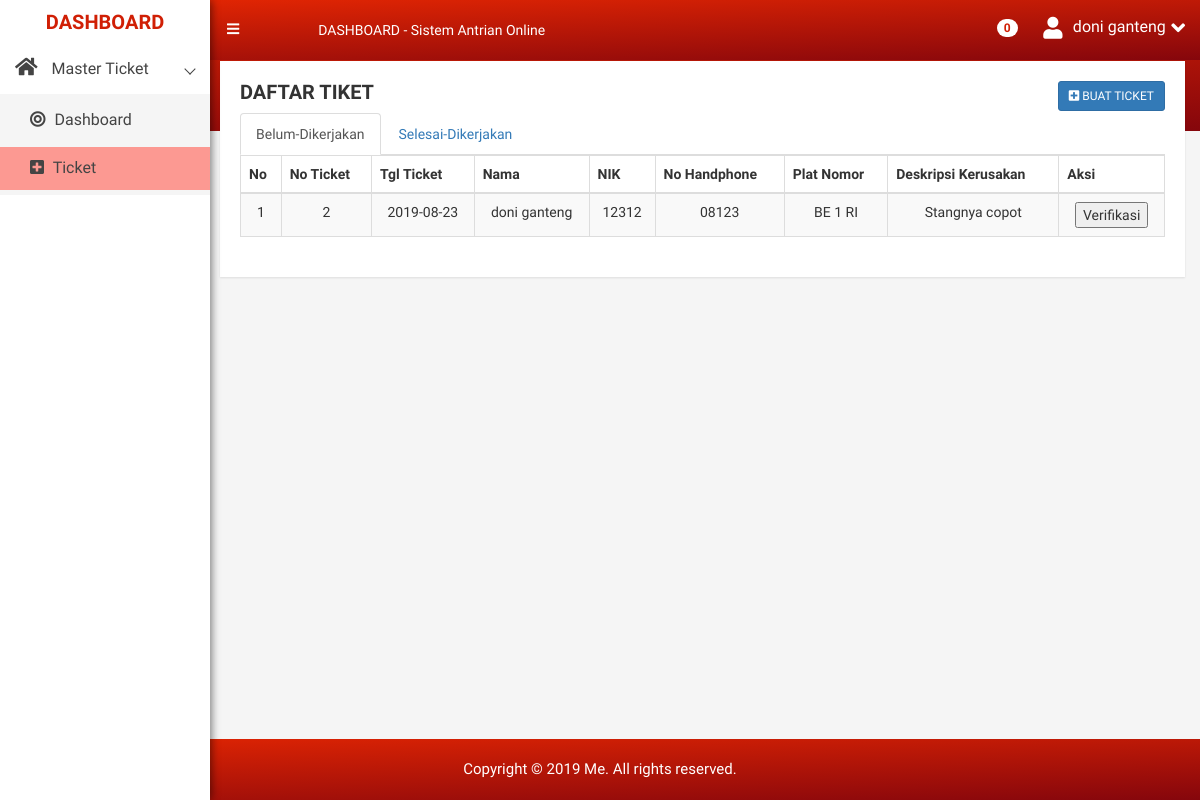
/views/dash.php (signed in), run on an earlier commit of the app's database.
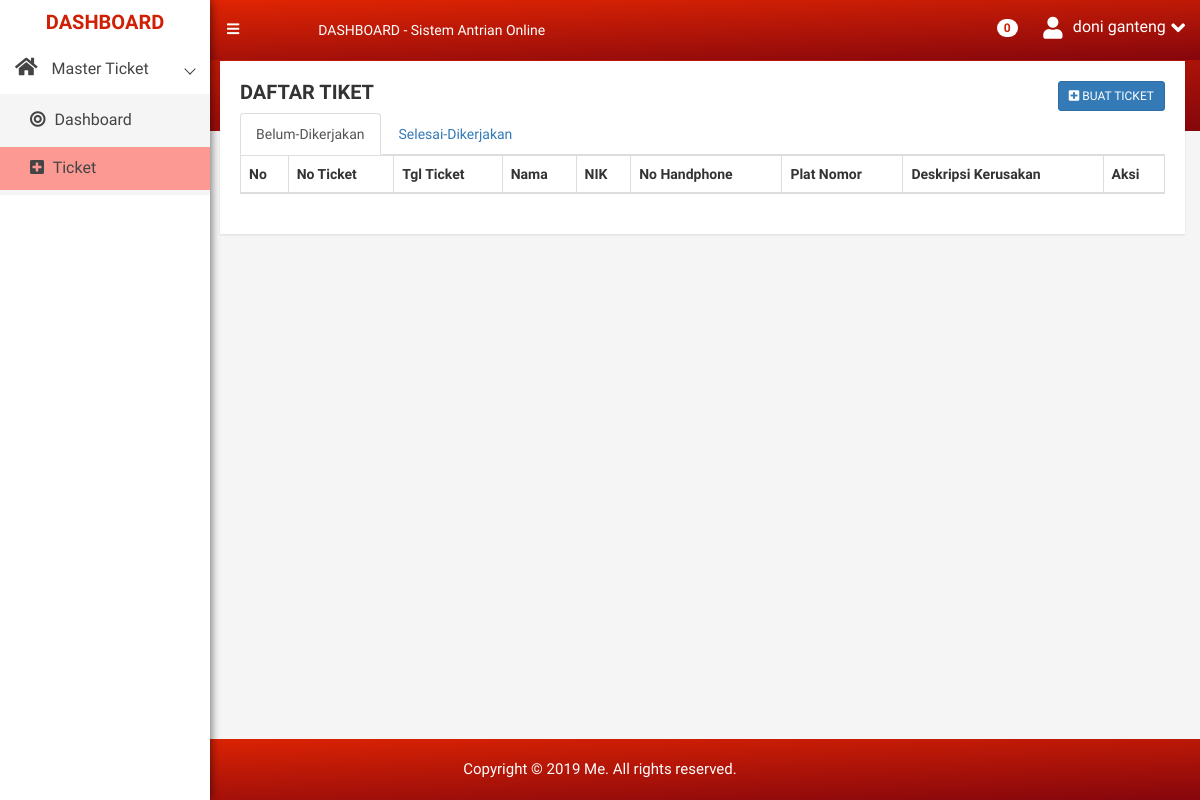
And on a later commit of the database.
### tables this page shows
CREATE TABLE `tiket` (
  `id_tiket` int(5) NOT NULL,
  `no_plat` varchar(100) NOT NULL,
  `tanggal` date NOT NULL,
  `sesi` varchar(7) NOT NULL,
  `jam` time NOT NULL,
  `keluhan` varchar(100) NOT NULL,
  `keterangan` varchar(7) NOT NULL DEFAULT 'belum',
  `pembuat` int(5) NOT NULL
);

CREATE TABLE `users` (
  `id` int(11) NOT NULL,
  `name` varchar(100) DEFAULT NULL,
  `email` varchar(100) DEFAULT NULL,
  `password` varchar(100) NOT NULL,
  `nik` varchar(100) NOT NULL,
  `mobile` varchar(15) DEFAULT NULL,
  `level` int(11) DEFAULT '1'
);

### base_url.php (called while the page is built)
<?php
function pathUrl($dir = __DIR__){
    $root = "";
    $dir = str_replace('\\', '/', realpath($dir));
    $root .= !empty($_SERVER['HTTPS']) ? 'https' : 'http';
    $root .= '://' . $_SERVER['HTTP_HOST'];
    if(!empty($_SERVER['CONTEXT_PREFIX'])) {
        $root .= $_SERVER['CONTEXT_PREFIX'];
        $root .= substr($dir, strlen($_SERVER[ 'CONTEXT_DOCUMENT_ROOT' ]));
    } else {
        $root .= substr($dir, strlen($_SERVER[ 'DOCUMENT_ROOT' ]));
    }
    $root .= '/';
    return $root;
}
$base_url = pathUrl();
?>

### views/dash.php (the view, shortened to what the changed rows need)
<?php
include_once "../base_url.php";
?>
<!doctype html>
<html class="no-js" lang="en">
<head>
    <link rel="stylesheet" href="<?php echo $base_url ?>assets/css/bootstrap.min.css" />
    <link rel="stylesheet" href="<?php echo $base_url ?>assets/css/fontawesome-all.min.css" />
    <link rel="stylesheet" href="<?php echo $base_url ?>assets/css/meanmenu.min.css" />
    <link rel="stylesheet" href="<?php echo $base_url ?>assets/css/maindashboard.css" />
    <link rel="stylesheet" href="<?php echo $base_url ?>assets/css/jquery.mCustomScrollbar.min.css">
    <link rel="stylesheet" href="<?php echo $base_url ?>assets/css/metisMenu.min.css" />
    <link rel="stylesheet" href="<?php echo $base_url ?>assets/css/style.css" />
    <link rel="stylesheet" href="<?php echo $base_url ?>assets/css/responsive.css" />
    <link rel="stylesheet" href="<?php echo $base_url ?>assets/css/bootstrap-table.css" />
</head>
<body>
<div class="all-content-wrapper">
<div class="section-admin container-fluid">
    <div class="row admin text-center">
        <div class="col-md-12">
            <div class="row">
                <div class="col-lg-12 col-md-12 col-sm-12 col-xs-12">
                    <div class="admin-content analysis-progrebar-ctn res-mg-t-15">
                        <div class="tab-content">
                            <div id="1" class="tab-pane fade in active table-responsive">
                                <table id="daftar" data-toggle="table" data-pagination="true" data-search="true" data-show-columns="true" data-resizable="true" data-cookie="true"
                                        data-cookie-id-table="saveId" data-show-export="true" data-click-to-select="true" data-toolbar="#toolbar" class="table table-striped table-bordered table-hover">
                                <thead>
                                    <tr>
                                        <th width="col-md-1">No</th>
                                        <th>No Ticket</th>
                                        <th>Tgl Ticket</th>
                                        <th>Nama</th>
                                        <th>NIK</th>
                                        <th>No Handphone</th>
                                        <th>Plat Nomor</th>
                                        <th>Deskripsi Kerusakan</th>
                                        <th>Aksi</th>
                                    </tr>
                                </thead>
                                <tbody>
                                    <?php
                                        include '../config/config.php';
                                        $id = $_SESSION['id'];
                                        $no = 1;
                                        $tiket = mysqli_query($mysqli,"SELECT tiket.*, users.name, users.nik, users.mobile FROM tiket INNER JOIN users ON tiket.pembuat=users.id WHERE pembuat='$id' AND keterangan='belum'");
                                        while($row = mysqli_fetch_array($tiket))
                                        {
                                            echo "<tr>
                                            <td>".$no."</td>
                                            <td>".$row['id_tiket']."</td>
                                            <td>".$row['tanggal']."</td>
                                            <td>".$row['name']."</td>
                                            <td>".$row['nik']."</td>
                                            <td>".$row['mobile']."</td>
                                            <td>".$row['no_plat']."</td>
                                            <td>".$row['keluhan']."</td>
                                            <td><button>Verifikasi</button></td>
                                        </tr>";
                                        }
                                    ?>
                                </tbody>
                            </table>
                            </div>
                        </div>
                    </div>
                </div>
            </div>
        </div>
    </div>
</div>
    <br/><br/><br/><br/><br/><br/>
</div>
</body>
</html>

What changed in the data, as far as the page shows it:
removed tiket: id_tiket "2", tanggal "2019-08-23", pembuat.name "doni ganteng", pembuat.nik "12312", pembuat.mobile "08123", no_plat "BE 1 RI", keluhan "Stangnya copot"
